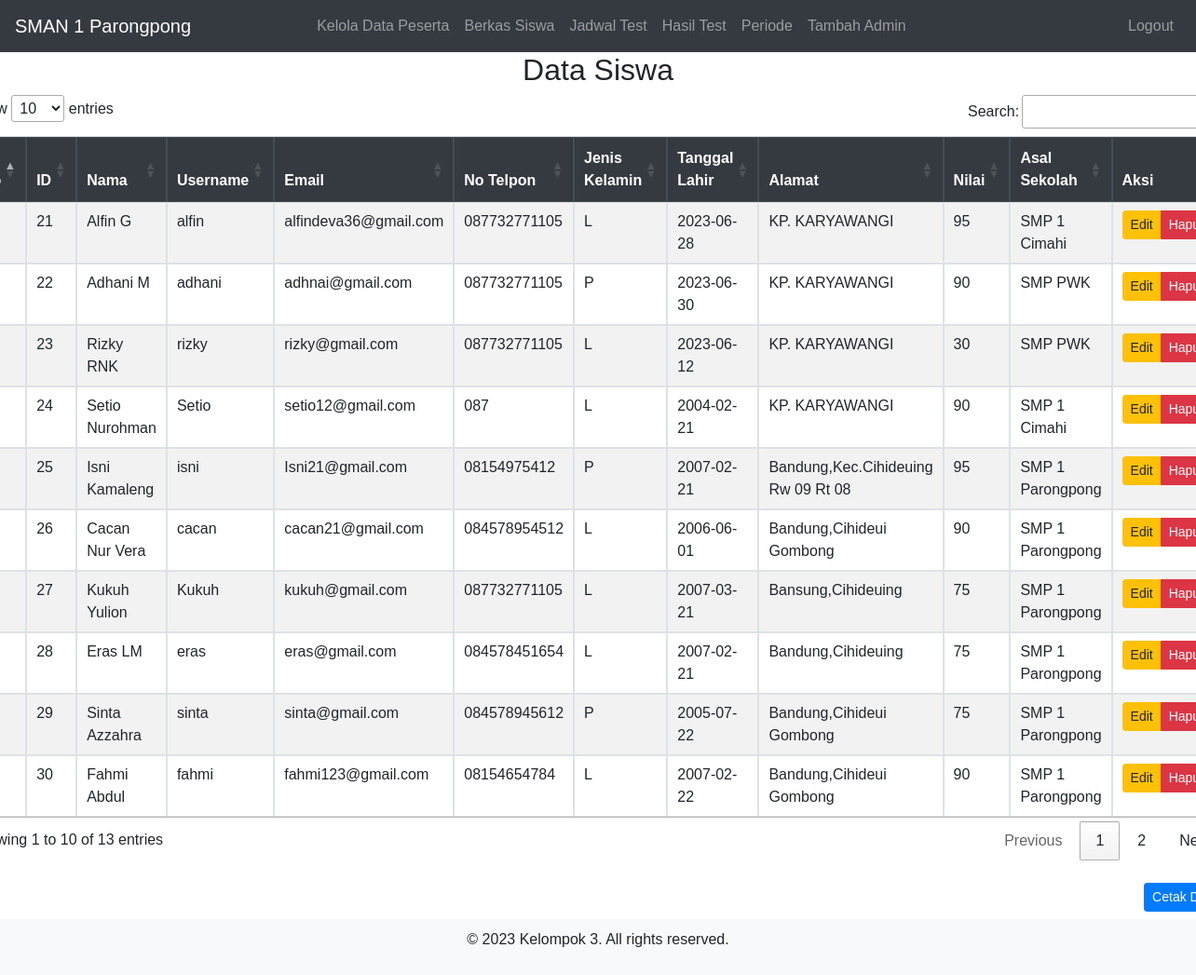
/kelola_peserta.php (signed in), run on the app's committed database.
### tables this page shows
CREATE TABLE `peserta` (
  `id_peserta` int(5) NOT NULL,
  `nama_lengkap` varchar(50) NOT NULL,
  `username` varchar(20) NOT NULL,
  `email` varchar(50) NOT NULL,
  `no_hp` varchar(12) NOT NULL,
  `jenis_kelamin` enum('L','P') DEFAULT NULL,
  `tanggal_lahir` date NOT NULL,
  `alamat` varchar(50) NOT NULL,
  `nilai_rata_rata` varchar(20) NOT NULL,
  `asal_sekolah` varchar(20) NOT NULL
);

### kelola_peserta.php (the view, shortened to what this page needs)
<!DOCTYPE html>
<html>
<head>
    <link rel="stylesheet" href="https://stackpath.bootstrapcdn.com/bootstrap/4.5.0/css/bootstrap.min.css">
    <link rel="stylesheet" href="https://maxcdn.bootstrapcdn.com/bootstrap/4.5.2/css/bootstrap.min.css">
    <link rel="stylesheet" href="https://cdn.datatables.net/1.10.20/css/jquery.dataTables.min.css">
</head>
<body>
  <nav class="navbar navbar-expand-md bg-dark navbar-dark ">
        <a class="navbar-brand" href="Dashboard.php">SMAN 1 Parongpong</a>
        <div class="collapse navbar-collapse" id="collapsibleNavbar">
            <ul class="navbar-nav mx-auto">
                <li class="nav-item">
                    <a class="nav-link" href="http://localhost/Prakp3l/kelola_peserta.php">Kelola Data Peserta</a>
                </li>
                <li class="nav-item">
                    <a class="nav-link" href="http://localhost/Prakp3l/berkas_siswa.php">Berkas Siswa</a>
                </li>
                <li class="nav-item">
                    <a class="nav-link" href="http://localhost/Prakp3l/jadwal.php">Jadwal Test</a>
                </li>
                <li class="nav-item">
                    <a class="nav-link" href="http://localhost/Prakp3l/hasil_test.php">Hasil Test</a>
                </li>
                <li class="nav-item">
                    <a class="nav-link" href="periode.php">Periode</a>
                </li>
                <li class="nav-item">
                    <a class="nav-link" href="tambah_admin.php">Tambah Admin</a>
                </li>
            </ul>
            <ul class="navbar-nav ml-auto">
                <li class="nav-item">
                    <a class="nav-link" href="logout.php">Logout</a>
                </li>
            </ul>
        </div>
    </nav>
    <div class="container">
        <div class="table-container">
        <h2 class="display-6 text-center">Data Siswa</h2>
            <table class="table table-bordered table-striped" id="myTable">
                <thead class="thead-dark">
                    <tr>
                        <th>No</th>
                        <th>ID</th>
                        <th>Nama</th>
                        <th>Username</th>
                        <th>Email</th>
                        <th>No Telpon</th>
                        <th>Jenis Kelamin</th>
                        <th>Tanggal Lahir</th>
                        <th>Alamat</th>
                        <th>Nilai</th>
                        <th>Asal Sekolah</th>
                        <th>Aksi</th>
                    </tr>
                </thead>
                <tbody>
                <?php
                    include "koneksi.php";
                    $peserta = mysqli_query($koneksi,"select * from peserta");
                    $counter = 1;
                    ?>
                    <?php while($v=mysqli_fetch_array($peserta)):;?>
                        <tr>
                            <td><?php echo $counter++; ?></td>
                            <td><?php echo $v["id_peserta"];?></td>
                            <td><?php echo $v["nama_lengkap"];?></td>
                            <td><?php echo $v["username"];?></td>
                            <td><?php echo $v["email"];?></td>
                            <td><?php echo $v["no_hp"];?></td>
                            <td><?php echo $v["jenis_kelamin"];?></td>
                            <td><?php echo $v["tanggal_lahir"];?></td>
                            <td><?php echo $v["alamat"];?></td>
                            <td><?php echo $v["nilai_rata_rata"];?></td>
                            <td><?php echo $v["asal_sekolah"];?></td>
                            <td>
                                <div class="btn-group">
                                    <a href="update_datadiriadmin.php?id_peserta=<?php echo $v["id_peserta"];?>" class="btn btn-warning btn-sm">Edit</a>
                                    <a href="hapus_peserta.php?id_peserta=<?php echo $v["id_peserta"];?>" class=" hapus btn btn-danger btn-sm">Hapus</a>
                                </div>
                            </td>
                        </tr>
                    <?php endwhile;?>
                </tbody>
            </table>
            <br>
            <div class="text-right mb-2">
                <a href="export_word.php" class="btn btn-primary btn-sm">Cetak Data</a>
            </div>
        </div>
    </div>
    <div class="footer">
        <p>&copy; 2023 Kelompok 3. All rights reserved.</p>
    </div>
</body>
</html>

### kelola_peserta.php (style rules this page uses)
body { font-family: Arial, sans-serif; }
.footer { position: bottom; width: 100%; bottom: 0; background-color: #f8f9fa; padding: 10px 0; text-align: center; }
.container { display: flex; justify-content: center; align-items: center; flex-direction: column; }

### data on the page
peserta: id_peserta "21", nama_lengkap "Alfin G", username "alfin", email "alfindeva36@gmail.com", no_hp "087732771105", jenis_kelamin "L", tanggal_lahir "2023-06-28", alamat "KP. KARYAWANGI", nilai_rata_rata "95", asal_sekolah "SMP 1 Cimahi"
peserta: id_peserta "22", nama_lengkap "Adhani M", username "adhani", email "adhnai@gmail.com", no_hp "087732771105", jenis_kelamin "P", tanggal_lahir "2023-06-30", alamat "KP. KARYAWANGI", nilai_rata_rata "90", asal_sekolah "SMP PWK"
peserta: id_peserta "23", nama_lengkap "Rizky RNK", username "rizky", email "rizky@gmail.com", no_hp "087732771105", jenis_kelamin "L", tanggal_lahir "2023-06-12", alamat "KP. KARYAWANGI", nilai_rata_rata "30", asal_sekolah "SMP PWK"
peserta: id_peserta "24", nama_lengkap "Setio Nurohman", username "Setio", email "setio12@gmail.com", no_hp "087", jenis_kelamin "L", tanggal_lahir "2004-02-21", alamat "KP. KARYAWANGI", nilai_rata_rata "90", asal_sekolah "SMP 1 Cimahi"
peserta: id_peserta "25", nama_lengkap "Isni Kamaleng", username "isni", email "Isni21@gmail.com", no_hp "08154975412", jenis_kelamin "P", tanggal_lahir "2007-02-21", alamat "Bandung,Kec.Cihideuing Rw 09 Rt 08", nilai_rata_rata "95", asal_sekolah "SMP 1 Parongpong"
peserta: id_peserta "26", nama_lengkap "Cacan Nur Vera", username "cacan", email "cacan21@gmail.com", no_hp "084578954512", jenis_kelamin "L", tanggal_lahir "2006-06-01", alamat "Bandung,Cihideui Gombong", nilai_rata_rata "90", asal_sekolah "SMP 1 Parongpong"
peserta: id_peserta "27", nama_lengkap "Kukuh Yulion", username "Kukuh", email "kukuh@gmail.com", no_hp "087732771105", jenis_kelamin "L", tanggal_lahir "2007-03-21", alamat "Bansung,Cihideuing", nilai_rata_rata "75", asal_sekolah "SMP 1 Parongpong"
peserta: id_peserta "28", nama_lengkap "Eras LM", username "eras", email "eras@gmail.com", no_hp "084578451654", jenis_kelamin "L", tanggal_lahir "2007-02-21", alamat "Bandung,Cihideuing", nilai_rata_rata "75", asal_sekolah "SMP 1 Parongpong"
peserta: id_peserta "29", nama_lengkap "Sinta Azzahra", username "sinta", email "sinta@gmail.com", no_hp "084578945612", jenis_kelamin "P", tanggal_lahir "2005-07-22", alamat "Bandung,Cihideui Gombong", nilai_rata_rata "75", asal_sekolah "SMP 1 Parongpong"
peserta: id_peserta "30", nama_lengkap "Fahmi Abdul", username "fahmi", email "fahmi123@gmail.com", no_hp "08154654784", jenis_kelamin "L", tanggal_lahir "2007-02-22", alamat "Bandung,Cihideui Gombong", nilai_rata_rata "90", asal_sekolah "SMP 1 Parongpong"
